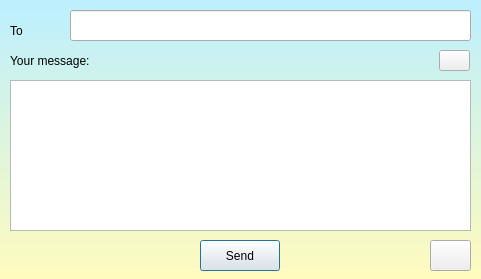
<?xml version="1.0" encoding="UTF-8"?>
<ui version="4.0">
 <class>write</class>
 <widget class="QDialog" name="write">
  <property name="geometry">
   <rect>
    <x>0</x>
    <y>0</y>
    <width>481</width>
    <height>279</height>
   </rect>
  </property>
  <property name="windowTitle">
   <string>Dialog</string>
  </property>
  <property name="windowIcon">
   <iconset>
    <normaloff>../../Pictures/icons/hand-with-pen.png</normaloff>../../Pictures/icons/hand-with-pen.png</iconset>
  </property>
  <property name="styleSheet">
   <string notr="true">background-color: qlineargradient(spread:pad, x1:1, y1:0, x2:1, y2:1, stop:0 rgba(188, 239, 255, 255), stop:1 rgba(255, 251, 189, 255));</string>
  </property>
  <widget class="QLineEdit" name="txt_receiver">
   <property name="geometry">
    <rect>
     <x>70</x>
     <y>10</y>
     <width>401</width>
     <height>31</height>
    </rect>
   </property>
   <property name="toolTip">
    <string>Receiver's email</string>
   </property>
   <property name="styleSheet">
    <string notr="true">background-color: rgb(255, 255);</string>
   </property>
  </widget>
  <widget class="QLabel" name="label_2">
   <property name="geometry">
    <rect>
     <x>10</x>
     <y>50</y>
     <width>221</width>
     <height>21</height>
    </rect>
   </property>
   <property name="styleSheet">
    <string notr="true">background-color: rgb(255, 255);
color: rgb(0, 0, 0);</string>
   </property>
   <property name="text">
    <string>Your message:</string>
   </property>
  </widget>
  <widget class="QLabel" name="label">
   <property name="geometry">
    <rect>
     <x>10</x>
     <y>20</y>
     <width>51</width>
     <height>21</height>
    </rect>
   </property>
   <property name="styleSheet">
    <string notr="true">background-color: rgb(255, 255);
color: rgb(0, 0, 0);</string>
   </property>
   <property name="text">
    <string>To</string>
   </property>
  </widget>
  <widget class="QPlainTextEdit" name="txt_message">
   <property name="geometry">
    <rect>
     <x>10</x>
     <y>80</y>
     <width>461</width>
     <height>151</height>
    </rect>
   </property>
   <property name="toolTip">
    <string>Your message</string>
   </property>
   <property name="styleSheet">
    <string notr="true">background-color: rgb(255, 255);</string>
   </property>
  </widget>
  <widget class="QPushButton" name="btn_send">
   <property name="geometry">
    <rect>
     <x>200</x>
     <y>240</y>
     <width>80</width>
     <height>31</height>
    </rect>
   </property>
   <property name="styleSheet">
    <string notr="true">background-color: rgb(255, 255);</string>
   </property>
   <property name="text">
    <string>Send</string>
   </property>
   <property name="icon">
    <iconset>
     <normaloff>../../Pictures/icons/sent.png</normaloff>../../Pictures/icons/sent.png</iconset>
   </property>
  </widget>
  <widget class="QPushButton" name="pushButton">
   <property name="geometry">
    <rect>
     <x>439</x>
     <y>50</y>
     <width>31</width>
     <height>21</height>
    </rect>
   </property>
   <property name="toolTip">
    <string>Import message from file</string>
   </property>
   <property name="styleSheet">
    <string notr="true">background-color: rgb(255, 255);</string>
   </property>
   <property name="text">
    <string/>
   </property>
   <property name="icon">
    <iconset>
     <normaloff>../../Pictures/icons/import.png</normaloff>../../Pictures/icons/import.png</iconset>
   </property>
  </widget>
  <widget class="QPushButton" name="pushButton_2">
   <property name="geometry">
    <rect>
     <x>430</x>
     <y>240</y>
     <width>41</width>
     <height>31</height>
    </rect>
   </property>
   <property name="toolTip">
    <string>Save as draft</string>
   </property>
   <property name="styleSheet">
    <string notr="true">background-color: rgb(255, 255);</string>
   </property>
   <property name="text">
    <string/>
   </property>
   <property name="icon">
    <iconset>
     <normaloff>../../Pictures/icons/external-blank-page-user-interface-inkubators-basic-outline-inkubators.png</normaloff>../../Pictures/icons/external-blank-page-user-interface-inkubators-basic-outline-inkubators.png</iconset>
   </property>
  </widget>
 </widget>
 <resources/>
 <connections/>
</ui>
